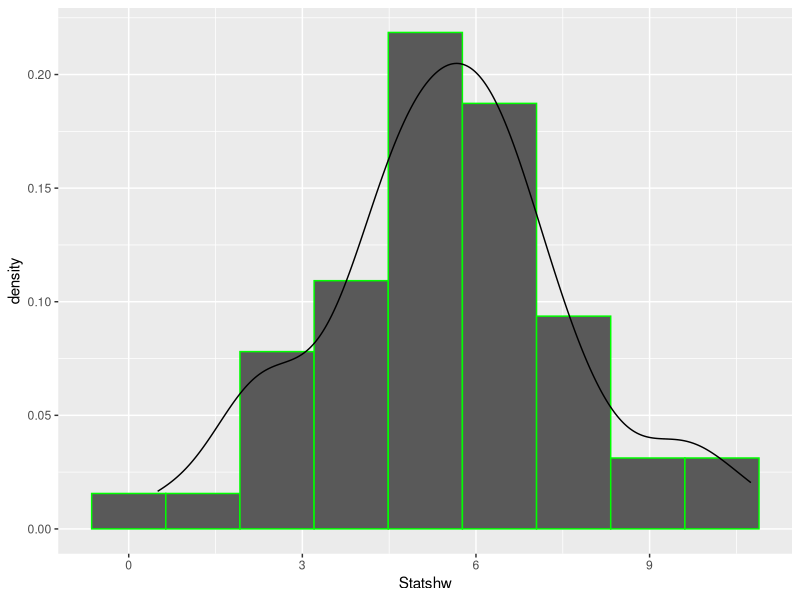

This figure's R source:
#Keanu Shui
#Stats 115
#Professor Francisco

Statshw <- c(0.50,	4.25,	5, 6,	7.25,
      1.75,	4.25,	5.25,	6, 7.25,
      2, 4.25, 5.25,	6.25,	7.25,
      2.25,	4.25,	5.5,	6.25,	7.75,
      2.25,	4.5,	5.5,	6.5,	8,
      2.5,	4.75,	5.5,	6.5, 8.25,
      2.75,	4.75,	5.75,	6.5, 9.5,
      3.25,	4.75,	5.75,	6.75, 9.5,
      3.75,	5, 6,	6.75,	9.75,
      3.75,	5, 6, 6.75,	10.75) #created vector to simply things
Statshw #ran code
mean(Statshw)  #find mean of dataset, the mean is 5.51

sd(Statshw) #standard deviation is 2.145807

#histogram turn data into data frame, df <- as.data.frame(Statshw). the df is dataframe, 
#name doesnt matter, 

df <- as.data.frame(Statshw) #turning vector into dataframe, which has 1 column

library(ggplot2)
ggplot(data=df, aes(Statshw, y=..density..))+#dataframe and aestheic, ".." is for not a variable
  geom_histogram(bins=9, color="green")+#Bins are number of bars in history, color adds separation
    geom_density() #creates density curve through the midpoints

1-pnorm(0.2749548305) #For part F on Homework calculation

#Citations for Code help: Went to Syd's mentor session

